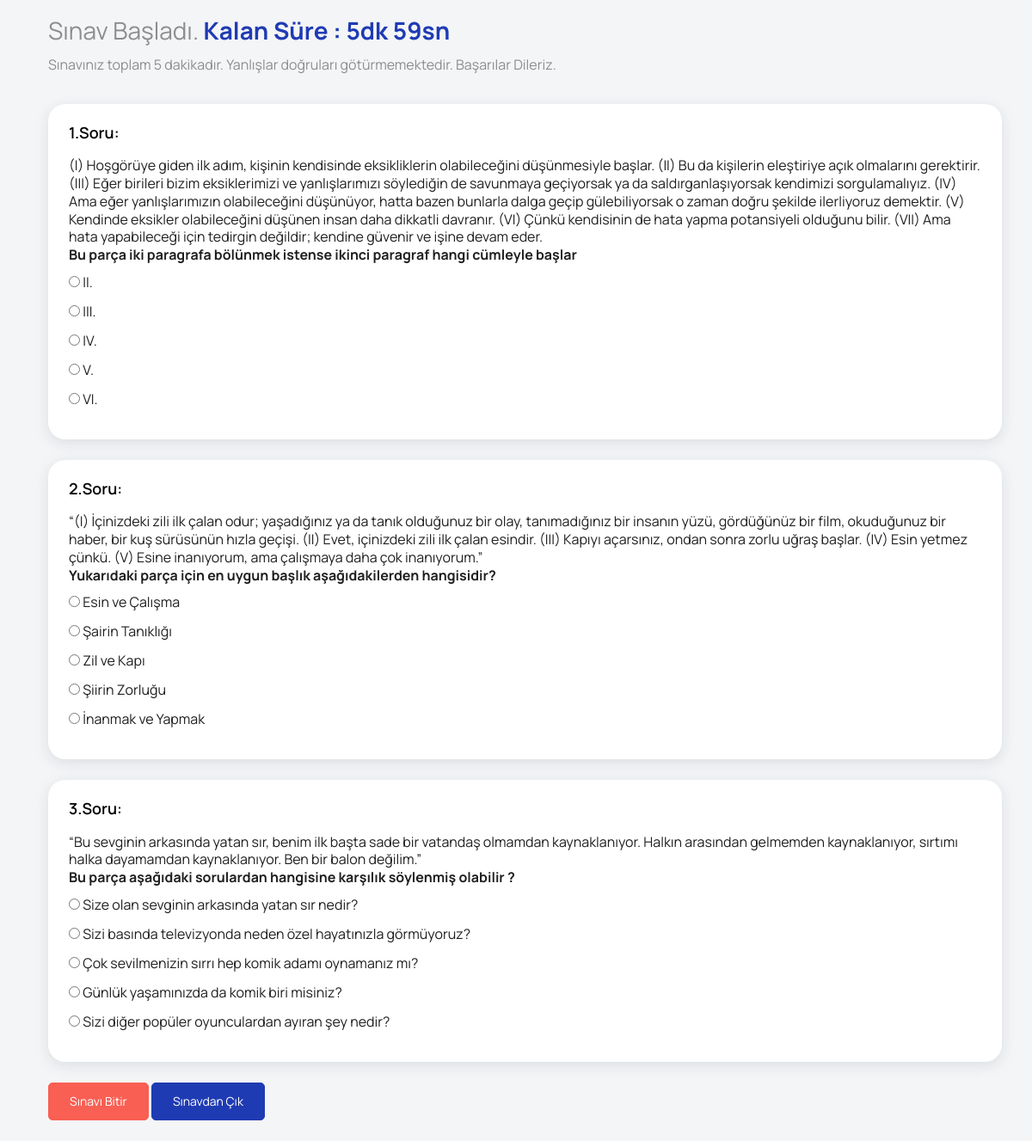
The page /StudentPanel/exam.php?Id=12 (signed in) on the database its author committed.
### tables this page shows
CREATE TABLE IF NOT EXISTS `tests` (
  `Id` int NOT NULL AUTO_INCREMENT,
  `book_id` int NOT NULL,
  `Title` varchar(1000) NOT NULL,
  `A` varchar(255) NOT NULL,
  `B` varchar(255) NOT NULL,
  `C` varchar(255) NOT NULL,
  `D` varchar(255) NOT NULL,
  `E` varchar(255) NOT NULL,
  `Correct` varchar(1) NOT NULL,
  PRIMARY KEY (`Id`)
);

### StudentPanel/exam.php (the view, shortened to what this page needs)
<?php
include_once 'head.php';
?>
<?php if (isset($_SESSION['Id']) && isset($_SESSION['Username']) && isset($_GET['Id'])) { ?>
    <nav class="navbar default-layout col-lg-12 col-12 p-0 fixed-top d-flex align-items-top flex-row">
        <div class="navbar-menu-wrapper d-flex align-items-top">
            <ul class="navbar-nav">
                <li class="nav-item font-weight-semibold d-none d-lg-block ms-0">
                    <h1 class="welcome-text">Sınav Başladı. <span id="kalanSure" class="text-primary fw-bold"></span>
                    </h1>
                    <h3 class="welcome-sub-text">Sınavınız 45 Dakikadır. Başarılar Dileriz.</h3>
                </li>
            </ul>
        </div>
    </nav>
    <div class="container-fluid page-body-wrapper">
        <div class="content-wrapper">
            <div class="row">
                <?php
                $id = 1;
                $Id = $_GET['Id'];
                $sorular = $conn->query("SELECT * FROM sptests WHERE Id = $Id")->fetch(PDO::FETCH_ASSOC);
                $test_ids = array_map('intval', explode(',', $sorular['test_id']));
                foreach ($test_ids as $test_id) {
                    $tests_query = $conn->prepare("SELECT * FROM tests WHERE Id = ?");
                    $tests_query->execute([$test_id]);
                    if ($tests_query->rowCount() > 0) {
                        $test_record = $tests_query->fetch(PDO::FETCH_ASSOC);
                        ?>
                        <div class="col-lg-12 grid-margin stretch-card">
                            <div class="card">
                                <div class="card-body">
                                    <h4 class="card-title question-title" id="<?php echo $test_record['Id'] ?>">
                                        <?php echo $id . ".Soru" ?>:
                                    </h4>
                                    <div class="table-responsive">
                                        <p style="font-size:medium; font-weight: 400;">
                                            <?php echo htmlspecialchars_decode($test_record['Title']); ?>
                                        </p>
                                        <div class="form-check">
                                            <input type="radio" name="answer_<?php echo $test_record['Id']; ?>"
                                                   value="A"
                                                   data-question-id="<?php echo $test_record['Id']; ?>"> <?php echo $test_record['A']; ?>
                                        </div>
                                        <div class="form-check">
                                            <input type="radio" name="answer_<?php echo $test_record['Id']; ?>"
                                                   value="B"
                                                   data-question-id="<?php echo $test_record['Id']; ?>"> <?php echo $test_record['B']; ?>
                                        </div>
                                        <div class="form-check">
                                            <input type="radio" name="answer_<?php echo $test_record['Id']; ?>"
                                                   value="C"
                                                   data-question-id="<?php echo $test_record['Id']; ?>"> <?php echo $test_record['C']; ?>
                                        </div>
                                        <div class="form-check">
                                            <input type="radio" name="answer_<?php echo $test_record['Id']; ?>"
                                                   value="D"
                                                   data-question-id="<?php echo $test_record['Id']; ?>"> <?php echo $test_record['D']; ?>
                                        </div>
                                        <div class="form-check">
                                            <input type="radio" name="answer_<?php echo $test_record['Id']; ?>"
                                                   value="E"
                                                   data-question-id="<?php echo $test_record['Id']; ?>"> <?php echo $test_record['E']; ?>
                                        </div>
                                    </div>
                                </div>
                            </div>
                        </div>
                        <?php $id++;
                    }
                } ?>
            </div>
            <button id="finishButton" class="btn btn-danger">Sınavı Bitir</button>
            <a class="btn btn-primary" href="testtable.php">Sınavdan Çık</a>
        </div>
    </div>
    <?php
    include_once 'script.php'; ?>
    <?php
} else {
    header("Location: login.php?error=" . urlencode("Lütfen bu sayfayı görüntülemek için önce oturum açın."));
} ?>

### rows shown on the page
tests: Title "(I) Hoşgörüye giden ilk adım, kişinin kendisinde eksikliklerin olabileceğini düşünmesiyle başlar. (II) Bu da kişilerin eleştiriye açık olmalarını gerektirir. (III) Eğer birileri bizim eksiklerimizi ve yanlışlarımızı söylediğin de savunmaya geçiyorsak ya da saldırganlaşıyorsak kendimizi sorgulamalıyız. (IV) Ama eğer yanlışlarımızın olabileceğini düşünüyor, hatta bazen bunlarla dalga geçip gülebiliyorsak o zaman doğru şekilde ilerliyoruz demektir. (V) Kendinde eksikler olabileceğini düşünen insan daha dikkatli davranır. (VI) Çünkü kendisinin de hata yapma potansiyeli olduğunu bilir. (VII) Ama hata yapabileceği için tedirgin değildir; kendine güvenir ve işine devam eder. Bu parça iki paragrafa…", A "II.", B "III.", C "IV.", D "V.", E "VI."
tests: Title "“(I) İçinizdeki zili ilk çalan odur; yaşadığınız ya da tanık olduğunuz bir olay, tanımadığınız bir insanın yüzü, gördüğünüz bir film, okuduğunuz bir haber, bir kuş sürüsünün hızla geçişi. (II) Evet, içinizdeki zili ilk çalan esindir. (III) Kapıyı açarsınız, ondan sonra zorlu uğraş başlar. (IV) Esin yetmez çünkü. (V) Esine inanıyorum, ama çalışmaya daha çok inanıyorum.” Yukarıdaki parça için en uygun başlık aşağıdakilerden hangisidir?", A "Esin ve Çalışma", B "Şairin Tanıklığı", C "Zil ve Kapı", D "Şiirin Zorluğu", E "İnanmak ve Yapmak"
tests: Title "“Bu sevginin arkasında yatan sır, benim ilk başta sade bir vatandaş olmamdan kaynaklanıyor. Halkın arasından gelmemden kaynaklanıyor, sırtımı halka dayamamdan kaynaklanıyor. Ben bir balon değilim.” Bu parça aşağıdaki sorulardan hangisine karşılık söylenmiş olabilir ?", A "Size olan sevginin arkasında yatan sır nedir?", B "Sizi basında televizyonda neden özel hayatınızla görmüyoruz?", C "Çok sevilmenizin sırrı hep komik adamı oynamanız mı?", D "Günlük yaşamınızda da komik biri misiniz?", E "Sizi diğer popüler oyunculardan ayıran şey nedir?"
